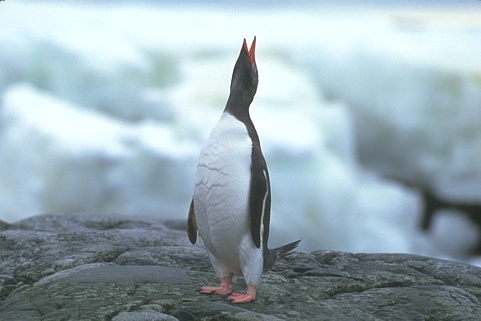
#> input picture code/misc/106024.png, 481 x 321 px
$ python python.py   (older library calls are emulated)
#> lines starting #> are read from the running program, lines starting #| are printed output that depends on the picture
import cv2
import numpy as np

img = cv2.imread("./106024.png", 0)
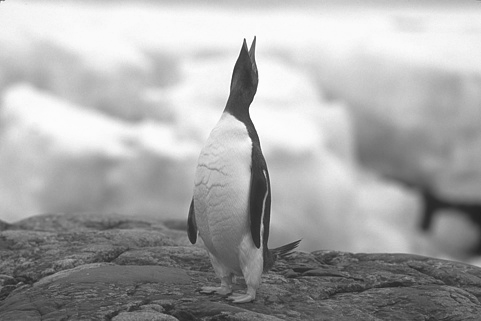
#> img: shape (321, 481); min 33, max 255, mean 168.6

equ = cv2.equalizeHist(img)
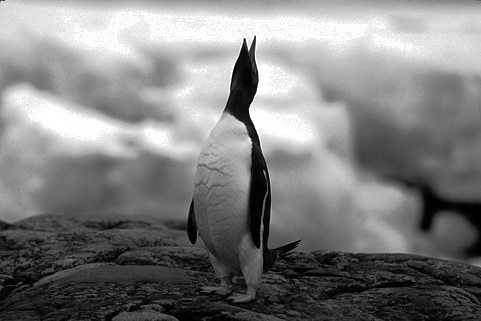
#> equ: shape (321, 481); min 0, max 255, mean 128.4
cv2.imwrite("gray.png", img)
cv2.imwrite('res.png', equ)

strip = np.zeros([50, 1]) + np.arange(0, 255, 255 / equ.shape[1])[np.newaxis, :]
equ2 = np.vstack((equ, strip))  # stacking images side-by-side
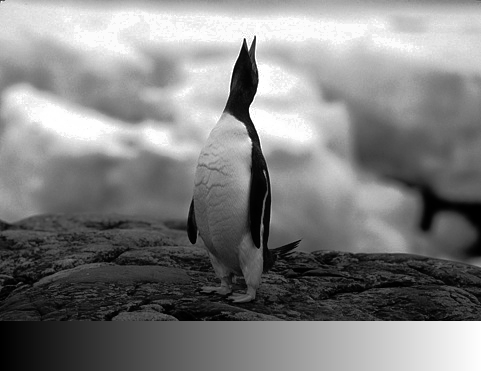
#> equ2: shape (371, 481) float64; min 0, max 255, mean 128.3

cv2.imwrite('res2.png', equ2)
pass

# [26 lines of commented-out code are left out]
